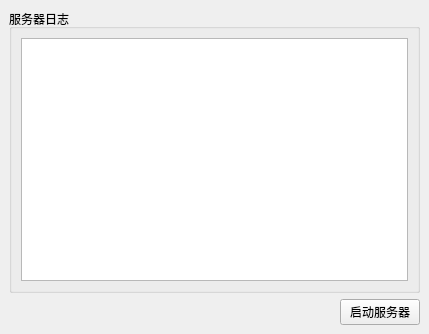
<?xml version="1.0" encoding="UTF-8"?>
<ui version="4.0">
 <class>MainWindow</class>
 <widget class="QMainWindow" name="MainWindow">
  <property name="geometry">
   <rect>
    <x>0</x>
    <y>0</y>
    <width>429</width>
    <height>334</height>
   </rect>
  </property>
  <property name="windowTitle">
   <string>服务器</string>
  </property>
  <widget class="QWidget" name="centralwidget">
   <layout class="QHBoxLayout" name="horizontalLayout_5">
    <item>
     <layout class="QVBoxLayout" name="verticalLayout">
      <item>
       <widget class="QGroupBox" name="groupBox">
        <property name="title">
         <string>服务器日志</string>
        </property>
        <layout class="QHBoxLayout" name="horizontalLayout_3">
         <item>
          <widget class="QPlainTextEdit" name="logEditor_2"/>
         </item>
        </layout>
       </widget>
      </item>
      <item>
       <layout class="QHBoxLayout" name="horizontalLayout_4">
        <item>
         <spacer name="horizontalSpacer_2">
          <property name="orientation">
           <enum>Qt::Orientation::Horizontal</enum>
          </property>
          <property name="sizeHint" stdset="0">
           <size>
            <width>40</width>
            <height>20</height>
           </size>
          </property>
         </spacer>
        </item>
        <item>
         <widget class="QPushButton" name="startStopButton_2">
          <property name="text">
           <string>启动服务器</string>
          </property>
         </widget>
        </item>
       </layout>
      </item>
     </layout>
    </item>
   </layout>
  </widget>
 </widget>
 <resources/>
 <connections/>
</ui>
